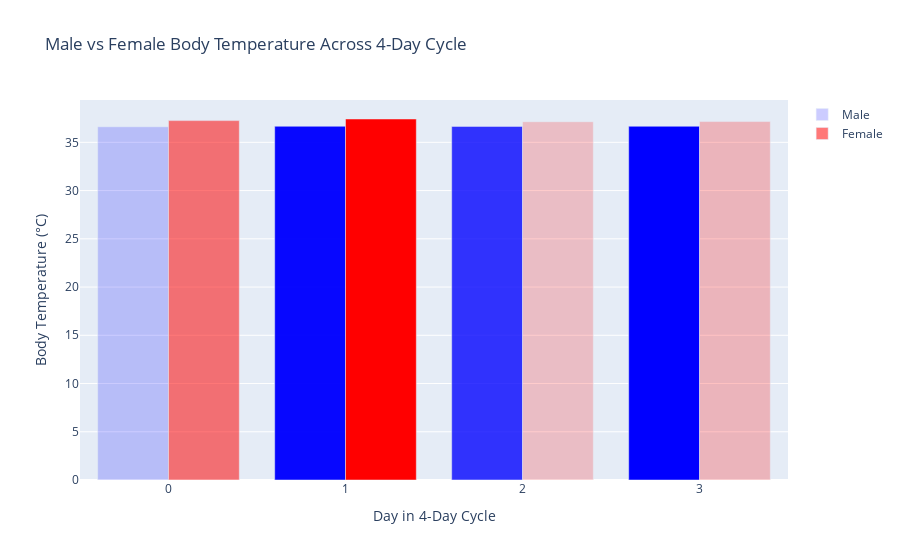

The notebook cell this image was saved under:
### Code cell
fig = go.Figure()
m_4day = ma_temp.groupby('4_day_period').mean().reset_index()
f_4day = fe_temp.groupby('4_day_period').mean().reset_index()
male_colors = get_alpha_colors(m_4day['mean'].values, "0,0,255") 
female_colors = get_alpha_colors(f_4day['mean'].values, "255,0,0")
fig.add_trace(go.Bar(
    x=m_4day['4_day_period'],
    y=m_4day['mean'],
    name='Male',
    marker_color=male_colors
))

fig.add_trace(go.Bar(
    x=f_4day['4_day_period'],
    y=f_4day['mean'],
    name='Female',
    marker_color=female_colors
))

fig.update_layout(
    barmode='group',  # Side-by-side bars
    xaxis_title='Day in 4-Day Cycle',
    yaxis_title='Body Temperature (°C)',
    title='Male vs Female Body Temperature Across 4-Day Cycle'
)

fig.show()

### Figure 1 — Plotly figure (JSON) as saved in the notebook; plotly's stock layout.template omitted (floating-point values rounded to 4 significant figures)
{"data": [{"marker": {"color": ["rgba(0,0,255,0.20)", "rgba(0,0,255,0.97)", "rgba(0,0,255,0.79)", "rgba(0,0,255,1.00)"]}, "name": "Male", "type": "bar", "x": [0, 1, 2, 3], "y": [36.62, 36.66, 36.65, 36.67]}, {"marker": {"color": ["rgba(255,0,0,0.53)", "rgba(255,0,0,1.00)", "rgba(255,0,0,0.20)", "rgba(255,0,0,0.24)"]}, "name": "Female", "type": "bar", "x": [0, 1, 2, 3], "y": [37.25, 37.42, 37.14, 37.15]}], "layout": {"barmode": "group", "title": {"text": "Male vs Female Body Temperature Across 4-Day Cycle"}, "xaxis": {"title": {"text": "Day in 4-Day Cycle"}}, "yaxis": {"title": {"text": "Body Temperature (°C)"}}}}
